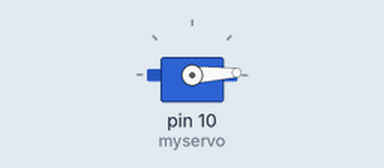
Simulated run of this sketch. Board: Arduino Mega 2560, built with avr-gcc and run on an emulated ATmega2560. Parts: servo.

Above: at 0.05 s.
At 1.3 s:
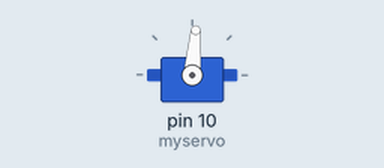
At 2.6 s:
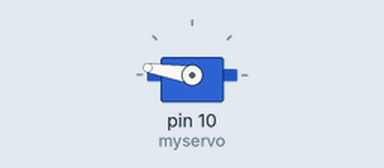
At 5.2 s:
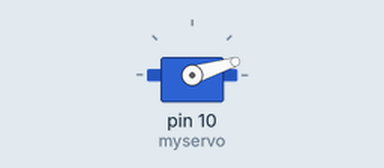
Timing chart, 0 to 7.1 s (numbered marks = the images above):
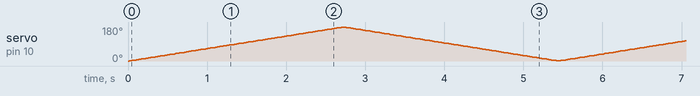

The sketch:

servo.ino
```cpp
#include <Servo.h>

Servo myservo;  // create servo object to control a servo
                // a maximum of eight servo objects can be created

int pos = 0;    // variable to store the servo position

void setup()
{
  myservo.attach(10);  // attaches the servo on pin 11 of arduino map, which is pin 24 of mega2560 P35 on  rov main control board
                       // you can attach on pin 10 of arduino map,which is pin 23 of mega2560 P36 on  rov main control board
}


void loop()
{
  for(pos = 0; pos < 180; pos += 1)  // goes from 0 degrees to 180 degrees
  {                                  // in steps of 1 degree
    myservo.write(pos);              // tell servo to go to position in variable 'pos'
    delay(15);                       // waits 15ms for the servo to reach the position
  }
  for(pos = 180; pos>=1; pos-=1)     // goes from 180 degrees to 0 degrees
  {
    myservo.write(pos);              // tell servo to go to position in variable 'pos'
    delay(15);                       // waits 15ms for the servo to reach the position
  }
}
```
